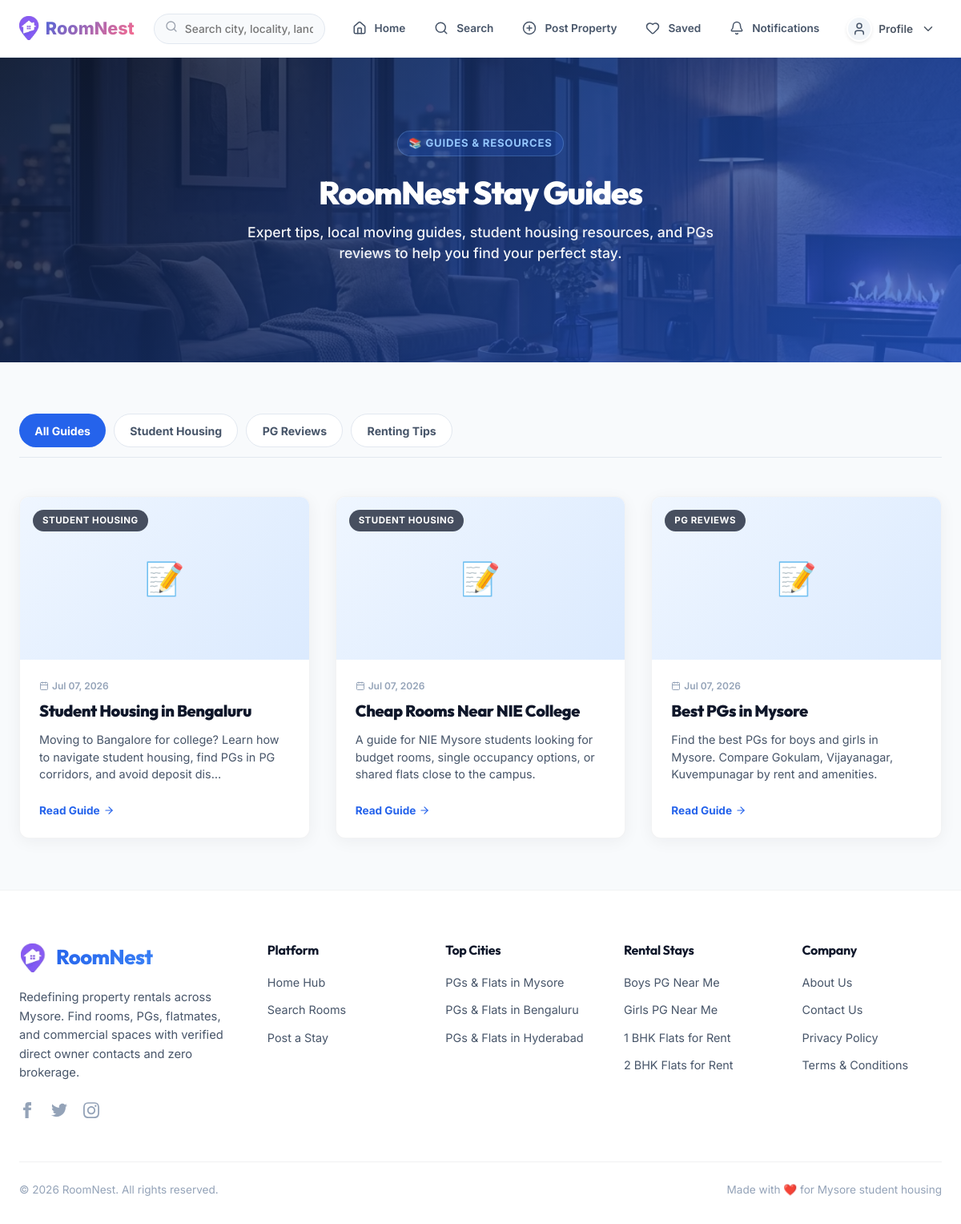
Screenshot of /blog/ with the database file from the repository.
### listings/models.py (models this page shows, shortened)
class BlogCategory(models.Model):
    name = models.CharField(max_length=100, unique=True)
    slug = models.SlugField(max_length=100, unique=True)
    description = models.TextField(blank=True, default='')
    class Meta:
        verbose_name_plural = "Blog Categories"

class BlogPost(models.Model):
    title = models.CharField(max_length=200)
    slug = models.SlugField(max_length=200, unique=True)
    category = models.ForeignKey(BlogCategory, on_delete=models.SET_NULL, null=True, blank=True, related_name='posts')
    featured_image = models.ImageField(upload_to='blog/', blank=True, null=True)
    content = models.TextField()
    summary = models.TextField(help_text="A short summary of the post for SEO and search results.")
    created_at = models.DateTimeField(auto_now_add=True)
    updated_at = models.DateTimeField(auto_now=True)
    is_published = models.BooleanField(default=True)
    related_listings = models.ManyToManyField(Listing, blank=True, related_name='blog_posts')
    seo_title = models.CharField(max_length=200, blank=True, default='', help_text="Custom SEO title. If empty, title is used.")
    seo_description = models.TextField(blank=True, default='', help_text="Custom SEO description. If empty, summary is used.")
    class Meta:
        ordering = ['-created_at']
    def get_absolute_url(self):
        from django.urls import reverse
        return reverse('blog_detail', kwargs={'slug': self.slug})

### listings/views.py (the view)
# urls.py: path('blog/', views.blog_list, name='blog_list'),
def blog_list(request):
    posts_list = BlogPost.objects.filter(is_published=True).select_related('category').order_by('-created_at')
    category_slug = request.GET.get('category')
    current_category = None
    if category_slug:
        current_category = get_object_or_404(BlogCategory, slug=category_slug)
        posts_list = posts_list.filter(category=current_category)
    paginator = Paginator(posts_list, 6)
    page_number = request.GET.get('page')
    page_obj = paginator.get_page(page_number)
    categories = BlogCategory.objects.all()
    seo_title = f"{current_category.name} | RoomNest Stay Guides" if current_category else "RoomNest Blog - Expert Rental Guides & Co-living Tips"
    seo_description = f"Read the latest {current_category.name.lower() if current_category else 'rental, student housing, and co-living'} articles, guides, and tips on RoomNest."
    return render(request, 'blog_list.html', {
        'page_obj': page_obj,
        'categories': categories,
        'current_category': current_category,
        'seo_title': seo_title,
        'seo_description': seo_description
    })

### listings/context_processors.py (called while the page is built)
def unread_messages(request):
    if request.user.is_authenticated:
        count = Message.objects.filter(receiver=request.user, is_read=False).count()
        return {'unread_messages_count': count}
    return {'unread_messages_count': 0}

def active_cities(request):
    cities = cache.get('active_cities_list')
    if not cities:
        cities = list(City.objects.filter(is_active=True).annotate(
            property_count=Count('listings', filter=Q(listings__is_sold=False))
        ).prefetch_related('areas').order_by('name'))
        cache.set('active_cities_list', cities, 3600)  # Cache for 1 hour
    return {'active_cities': cities}

### templates/blog_list.html (shortened to what this page needs)
{% extends 'base.html' %}
{% load static %}
{% load performance_tags %}
{% block content %}
<section class="hero" style="background: linear-gradient(135deg, rgba(15, 23, 42, 0.85) 0%, rgba(37, 99, 235, 0.7) 100%), url('{% static 'images/hero_bg.webp' %}') no-repeat center center; background-size: cover; text-align: center; padding: 4rem 1.5rem; color: white;">
    <div style="max-width: 800px; margin: 0 auto; z-index: 2; position: relative;">
        <span style="background: rgba(37, 99, 235, 0.2); color: #93C5FD; padding: 0.35rem 0.85rem; border-radius: 99px; font-size: 0.82rem; font-weight: 700; text-transform: uppercase; letter-spacing: 0.8px; display: inline-block; margin-bottom: 1.2rem; border: 1px solid rgba(147, 197, 253, 0.25);">
            📚 Guides & Resources
        </span>
        <h1 style="color: white; font-size: var(--font-heading-desktop); font-weight: 800; margin-bottom: 0.75rem; font-family: 'Outfit', sans-serif; letter-spacing: -0.03em;">RoomNest Stay Guides</h1>
        <p style="font-size: 1.1rem; opacity: 0.95; max-width: 600px; margin: 0 auto; font-weight: 500; line-height: 1.5;">Expert tips, local moving guides, student housing resources, and PGs reviews to help you find your perfect stay.</p>
    </div>
</section>
<div class="container" style="max-width: 1200px; margin: 3rem auto; padding: 0 1.5rem;">
    <div style="display: flex; gap: 10px; margin-bottom: 3rem; overflow-x: auto; padding-bottom: 0.75rem; border-bottom: 1px solid var(--border-color); -webkit-overflow-scrolling: touch;">
        <a href="{% url 'blog_list' %}" style="display: inline-flex; align-items: center; padding: 0.6rem 1.2rem; border-radius: 99px; font-size: 0.88rem; font-weight: 700; transition: var(--transition-smooth); white-space: nowrap; {% if not current_category %}background: var(--primary); color: white !important;{% else %}background: var(--white); border: 1px solid var(--border-color); color: var(--text-light);{% endif %}">
            All Guides
        </a>
        {% for cat in categories %}
        <a href="{% url 'blog_list' %}?category={{ cat.slug }}" style="display: inline-flex; align-items: center; padding: 0.6rem 1.2rem; border-radius: 99px; font-size: 0.88rem; font-weight: 700; transition: var(--transition-smooth); white-space: nowrap; {% if current_category.slug == cat.slug %}background: var(--primary); color: white !important;{% else %}background: var(--white); border: 1px solid var(--border-color); color: var(--text-light);{% endif %}">
            {{ cat.name }}
        </a>
        {% endfor %}
    </div>
    <div style="display: grid; grid-template-columns: repeat(auto-fill, minmax(320px, 1fr)); gap: 2rem;">
        {% for post in page_obj %}
        <article class="card" style="display: flex; flex-direction: column; height: 100%; border: 1px solid var(--border-color); border-radius: var(--border-radius-lg); overflow: hidden; background: var(--white); box-shadow: var(--shadow-sm); transition: var(--transition-bounce);" onmouseover="this.style.transform='translateY(-4px)'; this.style.boxShadow='var(--shadow-md)';" onmouseout="this.style.transform='translateY(0)'; this.style.boxShadow='var(--shadow-sm)';">
            <a href="{{ post.get_absolute_url }}" style="text-decoration: none; color: inherit; display: flex; flex-direction: column; height: 100%;">
                <div style="aspect-ratio: 16 / 9; width: 100%; overflow: hidden; background: #e2e8f0; position: relative;">
                    {% if post.featured_image %}
                    <img src="{{ post.featured_image.url|optimize_image:'w_600' }}" alt="{{ post.title }}" loading="lazy" decoding="async" style="width: 100%; height: 100%; object-fit: cover;">
                    {% else %}
                    <div style="width: 100%; height: 100%; display: flex; align-items: center; justify-content: center; background: linear-gradient(135deg, #EFF6FF 0%, #DBEAFE 100%); color: var(--primary); font-size: 2.5rem;">
                        📝
                    </div>
                    {% endif %}
                    {% if post.category %}
                    <span style="position: absolute; top: 1rem; left: 1rem; background: rgba(15, 23, 42, 0.75); backdrop-filter: blur(4px); -webkit-backdrop-filter: blur(4px); color: white; padding: 0.3rem 0.75rem; border-radius: 99px; font-size: 0.72rem; font-weight: 700; text-transform: uppercase; letter-spacing: 0.5px;">
                        {{ post.category.name }}
                    </span>
                    {% endif %}
                </div>
                <div style="padding: 1.5rem; display: flex; flex-direction: column; flex-grow: 1;">
                    <div style="font-size: 0.75rem; color: var(--text-muted); font-weight: 600; margin-bottom: 0.5rem; display: flex; align-items: center; gap: 4px;">
                        <i data-lucide="calendar" style="width: 12px; height: 12px;"></i> {{ post.created_at|date:"M d, Y" }}
                    </div>
                    <h3 style="font-size: 1.25rem; font-weight: 850; color: var(--text-dark); margin-bottom: 0.75rem; line-height: 1.35; font-family: 'Outfit', sans-serif;">
                        {{ post.title }}
                    </h3>
                    <p style="color: var(--text-light); font-size: 0.9rem; line-height: 1.5; margin-bottom: 1.5rem; flex-grow: 1;">
                        {{ post.summary|truncatechars:120 }}
                    </p>
                    <span style="font-size: 0.85rem; color: var(--primary); font-weight: 700; display: inline-flex; align-items: center; gap: 4px;">
                        Read Guide <i data-lucide="arrow-right" style="width: 14px; height: 14px;"></i>
                    </span>
                </div>
            </a>
        </article>
        {% endfor %}
    </div>
</div>
{% endblock %}

### templates/base.html (style rules this page uses)
:root { --primary:#2563EB;--primary-hover:#1D4ED8;--primary-light:#EFF6FF;--secondary:#4F46E5;--secondary-hover:#4338CA;--secondary-light:#EEF2FF;--accent:#10B981;--accent-hover:#059669;--accent-light:#ECFDF5;--bg-color:#F8FAFC;--text-dark:#0F172A;--text-light:#475569;--text-muted:#94A3B8;--white:#FFFFFF;--border-color:#E2E8F0;--border-radius-sm:8px;--border-radius-md:12px;--border-radius-lg:16px;--border-radius-xl:24px;--shadow-sm:0 1px 3px 0 rgba(15,23,42,0.05);--shadow:0 4px 12px -2px rgba(15,23,42,0.04),0 2px 6px -1px rgba(15,23,42,0.02);--shadow-md:0 12px 24px -4px rgba(15,23,42,0.06),0 4px 12px -2px rgba(15,23,42,0.04);--shadow-lg:0 20px 32px -8px rgba(15,23,42,0.08),0 8px 16px -4px rgba(15,23,42,0.04);--glass-bg:rgba(255,255,255,0.9);--glass-border:rgba(226,232,240,0.8);--transition-smooth:all 0.25s cubic-bezier(0.4,0,0.2,1);--transition-bounce:all 0.4s cubic-bezier(0.34,1.56,0.64,1);--space-1:8px;--space-2:16px;--space-3:24px;--space-4:32px;--space-5:48px;--space-6:64px;--font-heading-mobile:28px;--font-heading-desktop:44px;--font-subheading:16px;--font-body:16px;--font-btn:15px }
* { margin:0;padding:0;box-sizing:border-box;font-family:'Inter','Outfit',sans-serif;-webkit-font-smoothing:antialiased;-moz-osx-font-smoothing:grayscale }
html { scroll-behavior:smooth }
body { background-color:var(--bg-color);color:var(--text-dark);display:flex;flex-direction:column;min-height:100vh;overflow-x:hidden;line-height:1.5;font-size:var(--font-body) }
h1,h2,h3,h4,h5,h6 { font-family:'Outfit',sans-serif;font-weight:700;color:var(--text-dark);letter-spacing:-0.02em;line-height:1.25;word-wrap:break-word;overflow-wrap:break-word }
h1 { font-size:var(--font-heading-mobile) }
@media (min-width:1024px) { h1 { font-size:var(--font-heading-desktop) } }
a { color:var(--primary);text-decoration:none;transition:var(--transition-smooth) }
.hero { background:linear-gradient(rgba(15,23,42,0.55),rgba(15,23,42,0.75)),url('/static/images/hero_bg.webp') no-repeat center center;background-size:cover;color:var(--white);text-align:center;position:relative;display:flex;align-items:center;justify-content:center;padding:var(--space-3) var(--space-2) var(--space-5) var(--space-2);min-height:250px;height:260px }
.hero h1 { font-size:var(--font-heading-mobile);font-weight:800;margin-bottom:var(--space-1);color:var(--white) }
.hero p { font-size:14px;opacity:0.95;max-width:500px;margin:0 auto;color:var(--white);font-weight:500;line-height:1.4 }
@media (min-width:768px) { .hero { padding:var(--space-5) var(--space-3) var(--space-6) var(--space-3);min-height:380px;height:420px } }
@media (min-width:768px) { .hero p { font-size:var(--font-subheading) } }
@media (min-width:1024px) { .hero { padding:4rem 1.5rem 8rem 1.5rem;min-height:380px;height:420px } }
@media (min-width:1024px) { .hero h1 { font-size:2.6rem;margin-bottom:0.75rem } }
@media (min-width:1024px) { .hero p { font-size:1.1rem;max-width:600px } }

### rows the page displays
BlogCategory: name "Student Housing"
BlogCategory: name "PG Reviews"
BlogCategory: name "Renting Tips"
BlogPost: category.name "STUDENT HOUSING", created_at "Jul 07, 2026", title "Student Housing in Bengaluru", summary "Moving to Bangalore for college? Learn how to navigate student housing, find PGs in PG corridors, and avoid deposit dis…"
BlogPost: category.name "STUDENT HOUSING", created_at "Jul 07, 2026", title "Cheap Rooms Near NIE College", summary "A guide for NIE Mysore students looking for budget rooms, single occupancy options, or shared flats close to the campus."
BlogPost: category.name "PG REVIEWS", created_at "Jul 07, 2026", title "Best PGs in Mysore", summary "Find the best PGs for boys and girls in Mysore. Compare Gokulam, Vijayanagar, Kuvempunagar by rent and amenities."
